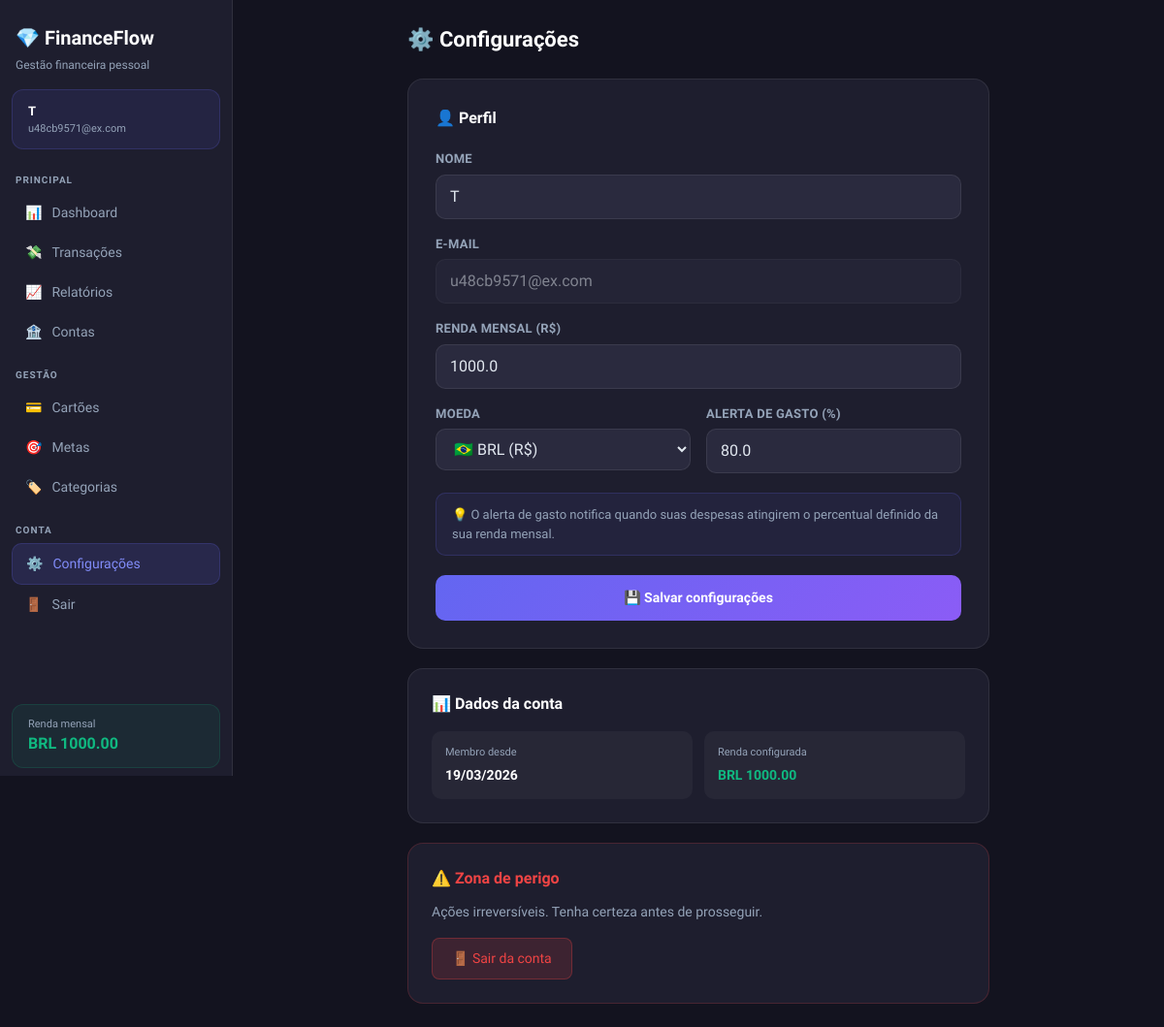
The app's page /settings (signed in) with its own data.
### app/models/user.py (models this page shows)
class User(Base):
    __tablename__ = "users"
    id = Column(Integer, primary_key=True, index=True)
    name = Column(String(100), nullable=False)
    email = Column(String(150), unique=True, index=True, nullable=False)
    hashed_password = Column(String(255), nullable=False)
    is_active = Column(Boolean, default=True)
    currency = Column(String(10), default="BRL")
    monthly_income = Column(Float, default=0.0)
    alert_threshold = Column(Float, default=80.0)  # % of budget
    created_at = Column(DateTime, default=datetime.utcnow)
    transactions = relationship("Transaction", back_populates="user", cascade="all, delete-orphan")
    categories = relationship("Category", back_populates="user", cascade="all, delete-orphan")
    credit_cards = relationship("CreditCard", back_populates="user", cascade="all, delete-orphan")
    goals = relationship("FinancialGoal", back_populates="user", cascade="all, delete-orphan")
    alerts = relationship("Alert", back_populates="user", cascade="all, delete-orphan")
    accounts = relationship("Account", back_populates="user", cascade="all, delete-orphan")
    transfers = relationship("Transfer", back_populates="user", cascade="all, delete-orphan")

### app/routes/settings.py (the view)
@router.get("", response_class=HTMLResponse)
def settings_page(request: Request, db: Session = Depends(get_db)):
    user = get_current_user_from_cookie(request, db)
    if not user:
        return RedirectResponse("/auth/login", status_code=302)
    return templates.TemplateResponse("settings/index.html", {"request": request, "user": user, "success": False, "error": None})

### templates/settings/index.html (shortened to what this page needs)
{% extends "base.html" %}
{% block content %}
<div style="max-width:600px;margin:0 auto;">
  <h1 style="font-size:22px;font-weight:800;color:white;margin-bottom:24px;">⚙️ Configurações</h1>
  <div class="card" style="padding:28px;margin-bottom:20px;">
    <h2 style="font-size:16px;font-weight:700;color:white;margin-bottom:20px;">👤 Perfil</h2>
    <form method="post" action="/settings">
      <div style="margin-bottom:16px;">
        <label>Nome</label>
        <input type="text" name="name" value="{{ user.name }}" required/>
      </div>
      <div style="margin-bottom:16px;">
        <label>E-mail</label>
        <input type="email" value="{{ user.email }}" disabled style="opacity:0.5;cursor:not-allowed;"/>
      </div>
      <div style="margin-bottom:16px;">
        <label>Renda mensal (R$)</label>
        <input type="number" name="monthly_income" value="{{ user.monthly_income }}" step="0.01" min="0"/>
      </div>
      <div style="display:grid;grid-template-columns:1fr 1fr;gap:16px;margin-bottom:20px;">
        <div>
          <label>Moeda</label>
          <select name="currency">
            <option value="BRL" {% if user.currency == 'BRL' %}selected{% endif %}>🇧🇷 BRL (R$)</option>
          </select>
        </div>
        <div>
          <label>Alerta de gasto (%)</label>
          <input type="number" name="alert_threshold" value="{{ user.alert_threshold }}" min="1" max="100" step="1"/>
        </div>
      </div>
      <div style="background:rgba(99,102,241,0.08);border:1px solid rgba(99,102,241,0.2);border-radius:10px;padding:12px 16px;margin-bottom:20px;font-size:13px;color:#94a3b8;">
        💡 O alerta de gasto notifica quando suas despesas atingirem o percentual definido da sua renda mensal.
      </div>
      <button type="submit" class="btn-primary" style="width:100%;justify-content:center;padding:13px;">💾 Salvar configurações</button>
    </form>
  </div>
  <div class="card" style="padding:24px;margin-bottom:20px;">
    <h2 style="font-size:16px;font-weight:700;color:white;margin-bottom:16px;">📊 Dados da conta</h2>
    <div style="display:grid;grid-template-columns:1fr 1fr;gap:12px;">
      <div style="background:rgba(255,255,255,0.04);border-radius:10px;padding:14px;">
        <div style="font-size:11px;color:#94a3b8;margin-bottom:4px;">Membro desde</div>
        <div style="font-size:14px;font-weight:600;color:white;">{{ user.created_at.strftime('%d/%m/%Y') }}</div>
      </div>
      <div style="background:rgba(255,255,255,0.04);border-radius:10px;padding:14px;">
        <div style="font-size:11px;color:#94a3b8;margin-bottom:4px;">Renda configurada</div>
        <div style="font-size:14px;font-weight:600;color:#10b981;">{{ user.currency }} {{ "%.2f"|format(user.monthly_income) }}</div>
      </div>
    </div>
  </div>
  <div class="card" style="padding:24px;border-color:rgba(239,68,68,0.2);">
    <h2 style="font-size:16px;font-weight:700;color:#ef4444;margin-bottom:12px;">⚠️ Zona de perigo</h2>
    <p style="font-size:14px;color:#94a3b8;margin-bottom:16px;">Ações irreversíveis. Tenha certeza antes de prosseguir.</p>
    <a href="/auth/logout" class="btn-danger" style="display:inline-block;padding:10px 20px;text-decoration:none;font-size:14px;">🚪 Sair da conta</a>
  </div>
</div>
{% endblock %}

### templates/base.html (shortened to what this page needs)
<!DOCTYPE html>
<html lang="pt-BR" class="h-full">
<head>
  <script src="https://cdn.tailwindcss.com"></script>
</head>
<body class="h-full">
<aside class="sidebar" id="sidebar">
  <div style="padding: 24px 16px 16px;">
    <div style="font-size:20px;font-weight:800;color:white;margin-bottom:4px;">💎 FinanceFlow</div>
    <div style="font-size:12px;color:var(--text-muted);">Gestão financeira pessoal</div>
  </div>
  {% if user %}
  <div style="padding:12px 16px;margin:0 12px 8px;background:rgba(99,102,241,0.1);border:1px solid rgba(99,102,241,0.2);border-radius:12px;">
    <div style="font-size:13px;font-weight:600;color:white;">{{ user.name }}</div>
    <div style="font-size:11px;color:var(--text-muted);">{{ user.email }}</div>
  </div>
  {% endif %}
  <nav style="padding: 8px 12px; flex: 1;">
    <div style="font-size:10px;font-weight:700;color:var(--text-muted);letter-spacing:0.1em;padding:8px 4px 6px;text-transform:uppercase;">Principal</div>
    <a href="/dashboard" class="nav-link {% if request.url.path == '/dashboard' %}active{% endif %}">
      <span>📊</span> Dashboard
    </a>
    <a href="/transactions" class="nav-link {% if '/transactions' in request.url.path %}active{% endif %}">
      <span>💸</span> Transações
    </a>
    <a href="/reports" class="nav-link {% if '/reports' in request.url.path %}active{% endif %}">
      <span>📈</span> Relatórios
    </a>
    <a href="/accounts" class="nav-link {% if '/accounts' in request.url.path %}active{% endif %}">
      <span>🏦</span> Contas
    </a>
    <div style="font-size:10px;font-weight:700;color:var(--text-muted);letter-spacing:0.1em;padding:16px 4px 6px;text-transform:uppercase;">Gestão</div>
    <a href="/cards" class="nav-link {% if '/cards' in request.url.path %}active{% endif %}">
      <span>💳</span> Cartões
    </a>
    <a href="/goals" class="nav-link {% if '/goals' in request.url.path %}active{% endif %}">
      <span>🎯</span> Metas
    </a>
    <a href="/categories" class="nav-link {% if '/categories' in request.url.path %}active{% endif %}">
      <span>🏷️</span> Categorias
    </a>
    <div style="font-size:10px;font-weight:700;color:var(--text-muted);letter-spacing:0.1em;padding:16px 4px 6px;text-transform:uppercase;">Conta</div>
    <a href="/settings" class="nav-link {% if '/settings' in request.url.path %}active{% endif %}">
      <span>⚙️</span> Configurações
    </a>
    <a href="/auth/logout" class="nav-link">
      <span>🚪</span> Sair
    </a>
  </nav>
  <div style="padding:12px 16px;margin:8px 12px;background:rgba(16,185,129,0.08);border:1px solid rgba(16,185,129,0.15);border-radius:12px;">
    <div style="font-size:11px;color:var(--text-muted);">Renda mensal</div>
    <div style="font-size:16px;font-weight:700;color:#10b981;">{{ user.currency if user else 'R$' }} {{ "%.2f"|format(user.monthly_income) if user else '0,00' }}</div>
  </div>
</aside>
<main class="main-content">
  <div class="animate-in">
    {% block content %}{% endblock %}
  </div>
</main>
</body>
</html>

### templates/base.html (style rules this page uses)
* { font-family: 'Plus Jakarta Sans', sans-serif; }
:root { --primary: #6366f1; --primary-dark: #4f46e5; --success: #10b981; --danger: #ef4444; --warning: #f59e0b; --surface: #1e1e2e; --surface2: #2a2a3e; --surface3: #313148; --text: #e2e8f0; --text-muted: #94a3b8; --border: rgba(255,255,255,0.08); }
body { background: #13131f; color: var(--text); }
.card { background: var(--surface); border: 1px solid var(--border); border-radius: 16px; }
.btn-primary { background: linear-gradient(135deg, #6366f1, #8b5cf6); color: white; padding: 10px 20px; border-radius: 10px; font-weight: 600; font-size: 14px; transition: all 0.2s; cursor: pointer; border: none; display: inline-flex; align-items: center; gap: 6px; }
.btn-danger { background: rgba(239,68,68,0.15); color: #ef4444; border: 1px solid rgba(239,68,68,0.3); padding: 6px 14px; border-radius: 8px; font-size: 13px; cursor: pointer; transition: all 0.2s; }
input, select, textarea { background: var(--surface2) !important; border: 1px solid var(--border) !important; color: var(--text) !important; border-radius: 10px !important; padding: 10px 14px !important; width: 100%; font-size: 14px; transition: border-color 0.2s; outline: none; }
select option { background: #2a2a3e; }
label { font-size: 13px; font-weight: 600; color: var(--text-muted); margin-bottom: 6px; display: block; letter-spacing: 0.02em; text-transform: uppercase; }
.nav-link { display: flex; align-items: center; gap: 10px; padding: 10px 14px; border-radius: 10px; color: var(--text-muted); font-size: 14px; font-weight: 500; text-decoration: none; transition: all 0.2s; }
.nav-link.active { background: rgba(99,102,241,0.15); color: #818cf8; border: 1px solid rgba(99,102,241,0.2); }
.sidebar { width: 240px; min-height: 100vh; background: var(--surface); border-right: 1px solid var(--border); position: fixed; top: 0; left: 0; z-index: 40; display: flex; flex-direction: column; transition: transform 0.3s; }
.main-content { margin-left: 240px; min-height: 100vh; padding: 24px; }
.animate-in { animation: slideIn 0.3s ease; }

### records on screen
User: name "T", email "u48cb9571@ex.com", currency "BRL", monthly_income "1000.00", monthly_income "1000.0", currency "🇧🇷 BRL (R$)", alert_threshold "80.0", created_at "19/03/2026"
